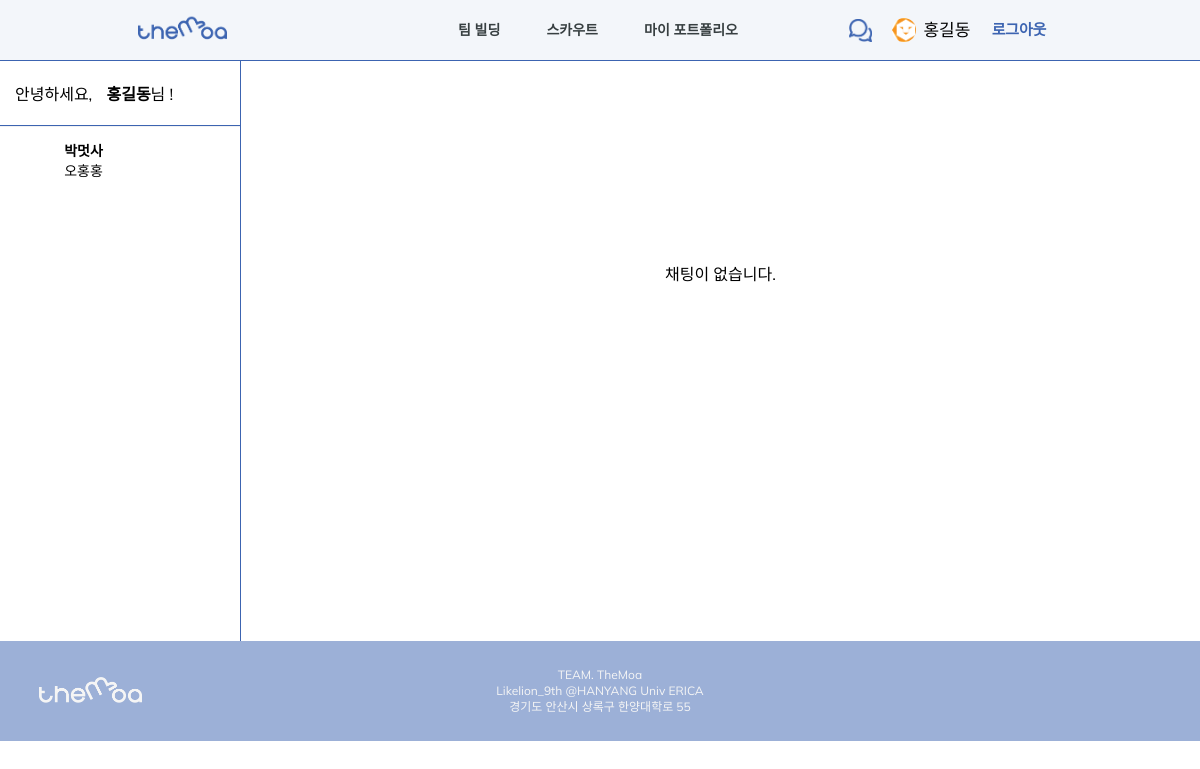
The app's page /chat/index/ (signed in) with its own data.
### users/models.py (models this page shows)
class User(AbstractUser):
    image = models.ImageField(default="image/users/none/profile_default.png", upload_to="image/users" , blank=True, null=False)
    name = models.CharField(default='', max_length=300)
    birth_date = models.DateField(default=timezone.now)
    address_sido = models.CharField(default='', choices=LOCATE_CHOICES, max_length=200)
    address_gungu = models.CharField(default='', max_length=200)
    career = models.CharField(default='0', max_length=200, choices=CAREER_CHOICES)
    state = models.CharField(default='', blank=True, null=False, max_length=200, choices=STATE_CHOICES)
    role = MultiSelectField(default='Etc', choices=ROLE_CHOICES, max_choices=4, max_length=200)
    intro = models.TextField(default="", blank=True, null=False)

### chat/models.py (models this page shows)
class ChatList(models.Model):
    title = models.CharField(max_length=200)
    first_user_id = models.CharField(max_length=300)
    second_user_id = models.CharField(max_length=300)
    chat_room_id = models.CharField(max_length=400)
    opp_name = models.CharField(max_length=200, default='')

class ChatLog(models.Model):
    chat_room_id = models.ForeignKey(ChatList, on_delete=models.CASCADE, null=True, related_name='related_chat')
    chat_user = models.ForeignKey(User, on_delete=models.CASCADE)
    chat_text = models.TextField()

### chat/views.py (the view)
# urls.py: path('index/', index, name='index'),
def index(request):
    current_user = None
    if request.user.id:
        current_user = User.objects.get(pk=request.user.id)
    chat_list = ChatList.objects.filter(
        Q(first_user_id=request.user.id) | Q(second_user_id=request.user.id)
    ).prefetch_related(
        Prefetch(
            'related_chat',
            queryset=ChatLog.objects.order_by('-id'),
            to_attr='chat_log_list'
        )
    )
    for a in chat_list:
        for str in a.title.split(', '):
            if request.user.name != str:
                a.opp_name = str
        a.recent_chat_text = a.chat_log_list[0].chat_text
    context = {
        'current_user':current_user,
        'chat_list': chat_list,
    }
    return render(request, 'chat/index.html', context)

### templates/chat/index.html (shortened to what this page needs)
{% extends '../base.html' %}
        {% load static %}
        {% block extrahead %}
        <link rel="stylesheet" href="../../../static/css/chat/chat.css">
        {% endblock %}
    {% block content %}
    <div class="back-box">
        <div class="index-box">
            <div class="top-box index">
                <div>안녕하세요, <div id="user-name">{{user.name}}</div>님 !</div>
            </div>
            {% for chat in chat_list %}
                <div class="index-item" onclick="location.href='/chat/{{chat.chat_room_id}}'">
                    <div class="chat-profile-img"></div>
                    <div class="chat-preview">
                        <div style="font-weight: bold;">{{chat.opp_name}}</div>
                        <div>{{chat.recent_chat_text}}</div>
                    </div>
                </div>
            {% endfor %}
        </div>
        <div class="chat-room-box">
            <div style="text-align: center; margin-top: 200px; margin-bottom: 300px;">채팅이 없습니다.</div>
        </div>
    </div>
    {% endblock %}

### templates/base.html (shortened to what this page needs)
<!DOCTYPE html>
<html lang="en">
<head>
    {% load static %}
    <link rel="stylesheet" href="../../../static/css/base.css">
    {% block extrahead %}
    {% endblock %}
</head>
<body>
    <header>
        <nav class="nav-container">
            <ul class="nav-wrapper">
                <li class="logo">
                    <a href="{% url 'main:main' %}">
                        <div class="logo-img" style="background-image: url('../../../static/img/logo.png');"></div>
                    </a>
                </li>
                <li class="url-container">
                    <a href="{% url 'team_build:team_build' %}">팀 빌딩</a>
                    <a href="{% url 'scout:user' %}">스카우트</a>
                    <a href="{% if user.is_authenticated %} {% url 'mypf:profile' user.id %} {% else %} {% url 'users:login' %} {% endif %}">마이 포트폴리오</a>
                </li>
                <li class="{% if user.is_authenticated %} user-container {% endif %}">
                    <a href="{% if user.is_authenticated %} {% if user.is_authenticated %} {% url 'chat:index' %} {% else %} {% url 'users:login' %} {% endif %} {% else %} {% url 'users:login' %} {% endif %}">
                        {% if user.is_anonymous %}
                        <div class="chat-img anonymous"></div>
                        {% else %}
                        <div class="chat-img"></div>
                        {% endif %}
                    </a>
                    {% if user.is_authenticated %}
                    <div class="profile-img"></div>
                    <a class="user-name"href="{% url 'mypage:mypage' user.id %}">{{user.name}}</a>
                    <a class="logout" href="{% url 'users:logout' %}">로그아웃</a>
                    {% else %}
                    <a class="btn login" href="{% url 'users:login' %}">로그인</a>
                    <a class="btn signup" href="{% url 'users:signup' %}">회원가입</a>
                    {% endif %}
                </li>
            </ul>
        </nav>
    </header>
    {% block content %}
    {% endblock %}
    <footer>
        <div>
            <div class="footer-img" style="background-image: url('../static/img/footer_logo.png');"></div>
        </div>
        <div>
            <p>TEAM. TheMoa <br>
                Likelion_9th @HANYANG Univ ERICA <br>
                경기도 안산시 상록구 한양대학로 55</p>
        </div>
    </footer>
</body>
</html>

### static/css/base.css (style rules this page uses)
body, html { margin: 0; padding : 0; font-family: 'Mulish', sans-serif; }
a { text-decoration: none; }
.nav-container { display: flex; align-items: center; justify-content: center; background-color: #F3F6FA; width: 100%; height: 60px; }
.logo { float: left; }
.logo-img { width: 116px; height: 32px; background-repeat: no-repeat; background-size: contain; }
.nav-wrapper { display: flex; align-items: center; justify-content: space-between; width: 77vw; height: 42px; padding: 0; margin: 0; list-style-type: none; }
.url-container { display: flex; justify-content: space-between; width: 280px; margin: 0 0 0 10%; }
.url-container > a { overflow: hidden; text-overflow: ellipsis; display: -webkit-box; -webkit-line-clamp: 1; -webkit-box-orient: vertical; word-wrap: break-word; color: #373F41; font-weight: 600; font-size: 14px; line-height: 18px; }
.user-container { width: 23%; display: flex; align-items: center; }
.chat-img { width: 23px; height: 23px; margin-right: 20px; background-image: url('../img/nav_chat.png'); background-repeat: no-repeat; background-size: cover; }
.profile-img { width: 24px; height: 24px; margin-right: 7px; border-radius: 50%; background-repeat: no-repeat; background-size: cover; }
.user-container > .user-name { overflow: hidden; text-overflow: ellipsis; display: -webkit-box; -webkit-line-clamp: 1; -webkit-box-orient: vertical; word-wrap: break-word; color: #000000; font-weight: normal; font-size: 17px; line-height: 40px; }
.user-container > .logout { margin-left: 10%; font-weight: bold; font-size: 15px; line-height: 18px; letter-spacing: -0.01em; color: #3C64B1; }
footer { display: flex; align-items: center; width: 100%; height: 100px; background: #9CB0D7; }
footer > div { display: flex; align-items: center; justify-content: center; float: left; height: 100%; text-align: center; }
footer > div:first-child { width: 15%; }
footer > div:nth-child(2) { width: 70%; font-size: 12px; line-height: 16px; color: #F5F5F5; }
.footer-img { margin: auto; width: 103px; height: 29px; background-size: contain; background-repeat: no-repeat; }

### static/css/chat/chat.css (style rules this page uses)
.back-box { display: flex; flex-direction: row; border-top: 1px solid rgba(60, 100, 177, 1); }
.top-box.index { border-bottom: 1px solid rgba(60, 100, 177, 1); display: flex; align-items: center; }
.top-box.index > div { padding-left: 15px; }
#user-name { display: inline; margin-left: 10px; font-weight: bold; }
.top-box { width: 100%; height: 64px; }
.index-box { border-right: 1px solid rgba(60, 100, 177, 1); width: 300px; height: 580px; overflow-y: auto; }
.index-item { font-size: 14px; height: 55px; padding: 5px; padding-left: 3%; display: flex; flex-direction: row; align-items: center; border-top: 1px solid rgb(241, 241, 241); }
.chat-profile-img { width: 45px; height: 45px; background-image: url('../../../media/profile_default.png'); border-radius: 100%; }
.chat-preview { padding-left: 12px; }
.chat-room-box { width: 100%; padding-bottom: 15px; }

### records on screen
User: name "홍길동"
ChatList: opp_name "박멋사", recent_chat_text "오홍홍"
